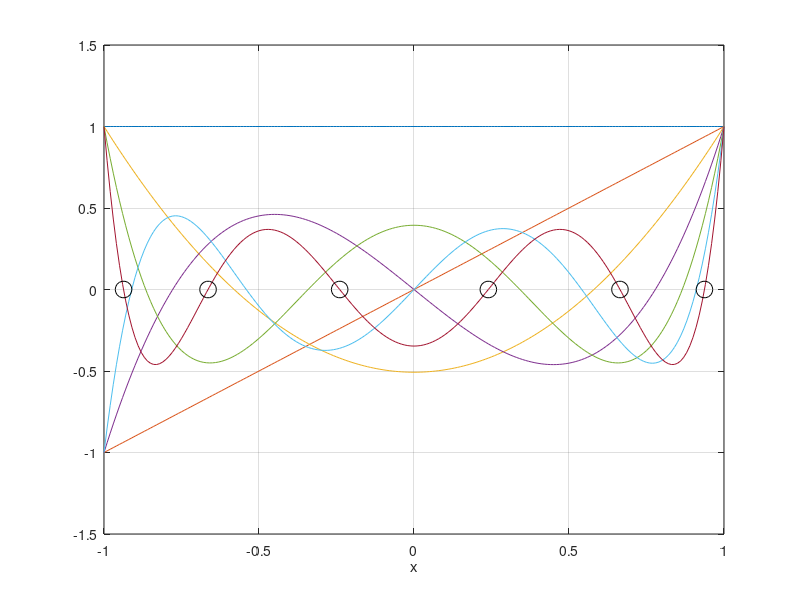

Source code (MATLAB):
% MAKELEGENDRE  build and plot the first 7 orthogonal Legendre polynomials
% along with the 6 points which give the 6 point Gaussian quadrature
% (i.e. "Gauss-Legendre") rule

x = (-1:.01:1)';
A = [ones(201,1) x x.^2 x.^3 x.^4 x.^5 x.^6];
[Q,R] = qr(A,0);   % equivalent of doing Gram-Schmidt on columns of A
plot(x,Q / diag(Q(end,:)))   % normalizes
grid on, xlabel x
% the legend is a bit cluttered:
%legend('P_0(x)','P_1(x)','P_2(x)','P_3(x)','P_4(x)','P_5(x)','P_6(x)')

hold on
q5 = Q(:,7);
x4 = fzero(@(z) interp1(x,q5,z),[0.1 0.3]); % find the roots of the
x5 = fzero(@(z) interp1(x,q5,z),[0.5 0.8]); %   piecewise-linear interpolant
x6 = fzero(@(z) interp1(x,q5,z),[0.8 1.0]);
xx = [-x6 -x5 -x4 x4 x5 x6]
plot(xx,zeros(size(xx)),'ko','markersize',12)
hold off
